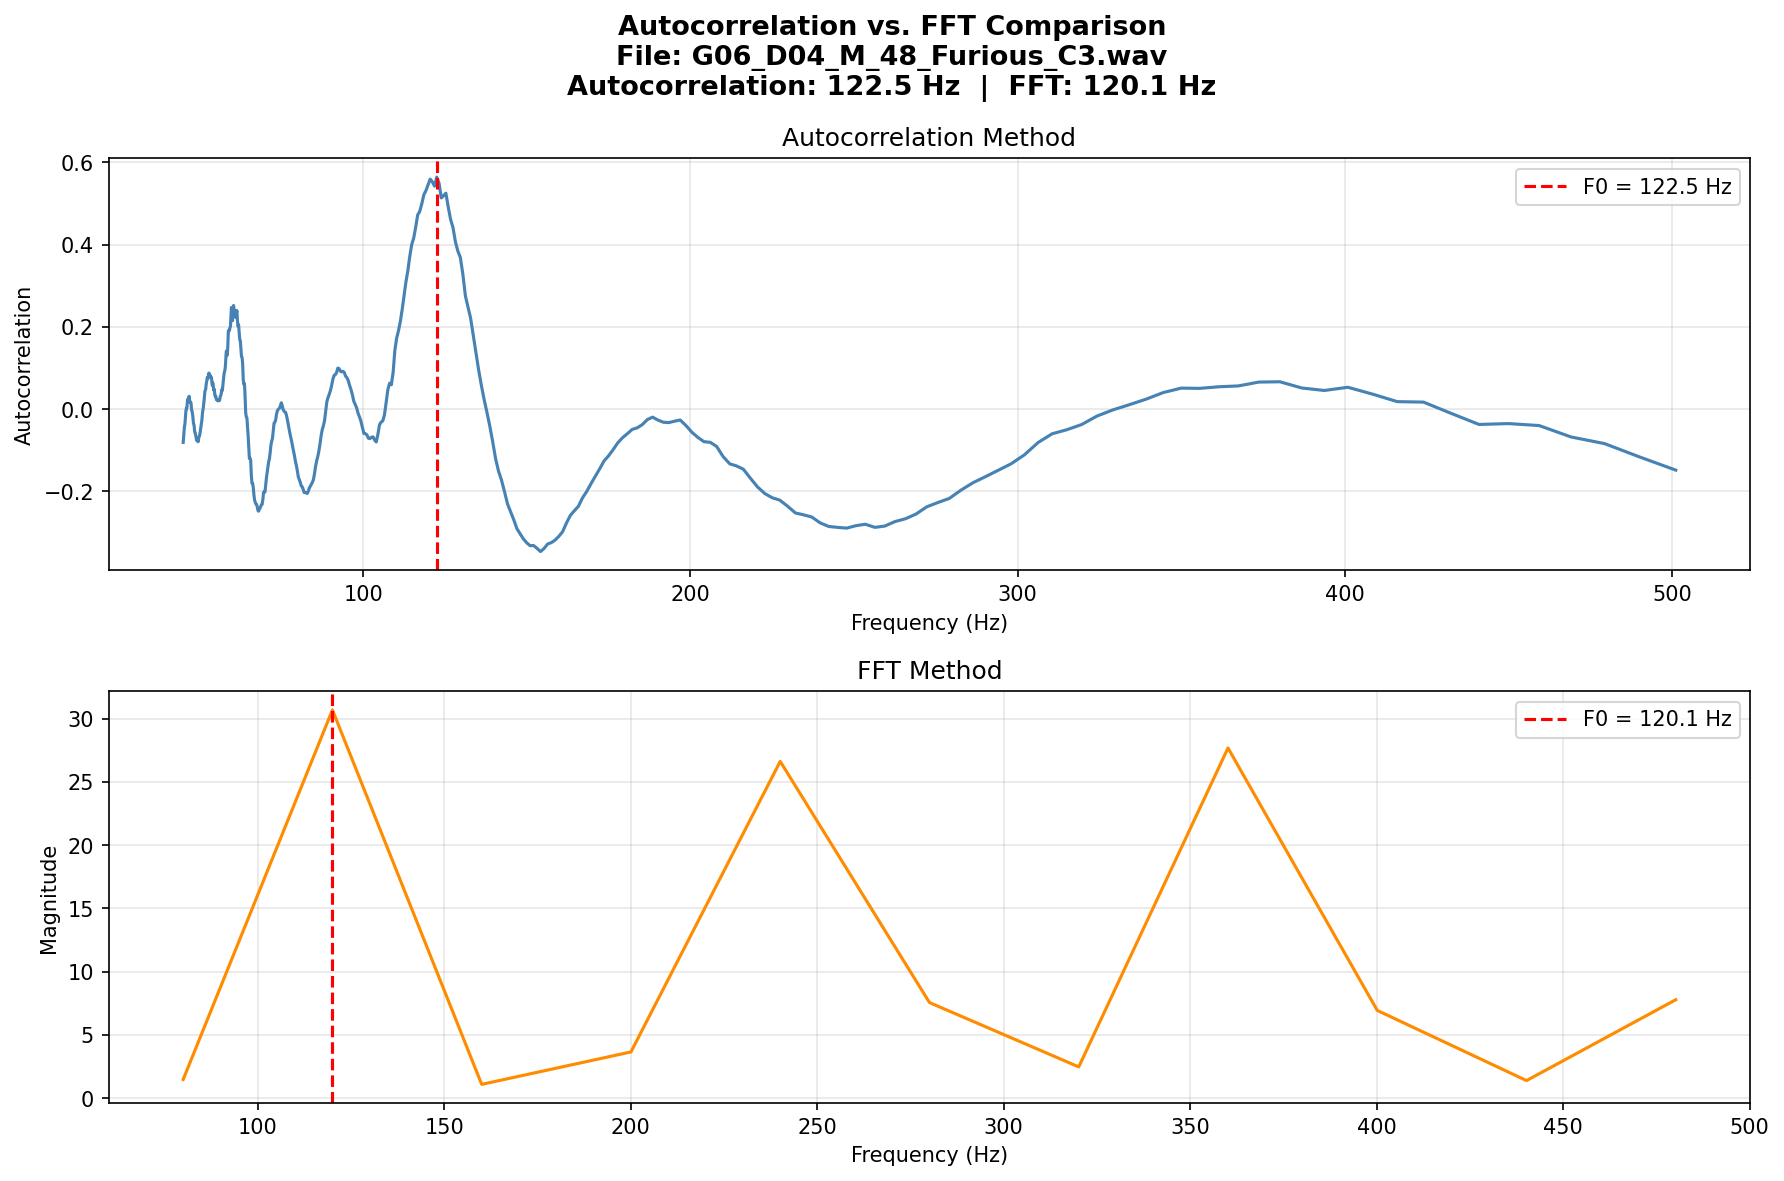

Here is the Python script that generated this plot:
import os
import librosa
import numpy as np
import matplotlib.pyplot as plt

base_dir = os.path.dirname(__file__)

# Update this with the exact path of your selected audio file
sample_file = r"GROUP_06\G06_D04_M_48_Furious_C3.wav"
file_name = os.path.basename(sample_file) # Extract the file name automatically

audio, sr = librosa.load(sample_file, sr=22050)

# Extract a single frame (from the middle of the audio)
window_size = int(sr * 0.025)  # 25ms window
mid = len(audio) // 2
frame = audio[mid:mid + window_size]

# --- AUTOCORRELATION METHOD ---
corr = np.correlate(frame, frame, mode='full')
corr = corr[len(corr)//2:]
corr = corr / corr[0]  # Normalize the correlation array

# Limit search to human pitch range (50 Hz - 500 Hz)
lag_min = int(sr / 500)
lag_max = int(sr / 50)
peak_lag = np.argmax(corr[lag_min:lag_max]) + lag_min
f0_autocorr = sr / peak_lag

# --- FFT METHOD ---
N = len(frame)
fft_magnitude = np.abs(np.fft.rfft(frame))
freqs = np.fft.rfftfreq(N, d=1/sr)

# Filter frequencies between 50 Hz and 500 Hz
fft_range = (freqs >= 50) & (freqs <= 500)
f0_fft = freqs[fft_range][np.argmax(fft_magnitude[fft_range])]

# --- PLOTTING ---
fig, axes = plt.subplots(2, 1, figsize=(12, 8))

# Autocorrelation Plot
lags = np.arange(len(corr[:lag_max+50]))
axes[0].plot(sr / np.maximum(lags[lag_min:], 1), corr[lag_min:lag_max+50], color='steelblue')
axes[0].axvline(f0_autocorr, color='red', linestyle='--', label=f'F0 = {f0_autocorr:.1f} Hz')
axes[0].set_title('Autocorrelation Method')
axes[0].set_xlabel('Frequency (Hz)')
axes[0].set_ylabel('Autocorrelation')
axes[0].legend()
axes[0].grid(True, alpha=0.3)

# FFT Plot
axes[1].plot(freqs[fft_range], fft_magnitude[fft_range], color='darkorange')
axes[1].axvline(f0_fft, color='red', linestyle='--', label=f'F0 = {f0_fft:.1f} Hz')
axes[1].set_title('FFT Method')
axes[1].set_xlabel('Frequency (Hz)')
axes[1].set_ylabel('Magnitude')
axes[1].legend()
axes[1].grid(True, alpha=0.3)

plt.suptitle(f'Autocorrelation vs. FFT Comparison\nFile: {file_name}\nAutocorrelation: {f0_autocorr:.1f} Hz  |  FFT: {f0_fft:.1f} Hz', 
             fontsize=13, fontweight='bold')
plt.tight_layout()
plt.savefig("autocorr_vs_fft.png", dpi=150, bbox_inches='tight')
plt.show()

# --- CONSOLE OUTPUTS ---
print(f"Autocorrelation F0 : {f0_autocorr:.1f} Hz")
print(f"FFT F0           : {f0_fft:.1f} Hz")
print("autocorr_vs_fft.png successfully saved!")
